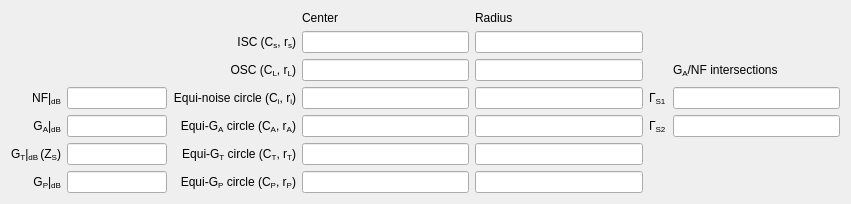
       <widget class="QWidget" name="layoutWidget">
        <property name="geometry">
         <rect>
          <x>340</x>
          <y>370</y>
          <width>851</width>
          <height>204</height>
         </rect>
        </property>
        <layout class="QGridLayout" name="gridLayout_6">
         <item row="3" column="2">
          <widget class="QLabel" name="label_208">
           <property name="text">
            <string>Equi-noise circle (C&lt;sub&gt;i&lt;/sub&gt;, r&lt;sub&gt;i&lt;/sub&gt;)</string>
           </property>
           <property name="alignment">
            <set>Qt::AlignRight|Qt::AlignTrailing|Qt::AlignVCenter</set>
           </property>
          </widget>
         </item>
         <item row="3" column="1">
          <widget class="QLineEdit" name="NFdb_box_2">
           <property name="sizePolicy">
            <sizepolicy hsizetype="Fixed" vsizetype="Fixed">
             <horstretch>0</horstretch>
             <verstretch>0</verstretch>
            </sizepolicy>
           </property>
           <property name="maximumSize">
            <size>
             <width>100</width>
             <height>16777215</height>
            </size>
           </property>
           <property name="inputMask">
            <string notr="true"/>
           </property>
           <property name="text">
            <string notr="true"/>
           </property>
           <property name="placeholderText">
            <string notr="true"/>
           </property>
          </widget>
         </item>
         <item row="3" column="0">
          <widget class="QLabel" name="label_179">
           <property name="text">
            <string>NF|&lt;sub&gt;dB&lt;/sub&gt;</string>
           </property>
           <property name="alignment">
            <set>Qt::AlignRight|Qt::AlignTrailing|Qt::AlignVCenter</set>
           </property>
          </widget>
         </item>
         <item row="2" column="6">
          <widget class="QLabel" name="label_22">
           <property name="text">
            <string>&lt;html&gt;&lt;head/&gt;&lt;body&gt;&lt;p&gt;G&lt;span style=&quot; vertical-align:sub;&quot;&gt;A&lt;/span&gt;/NF intersections&lt;/p&gt;&lt;/body&gt;&lt;/html&gt;</string>
           </property>
          </widget>
         </item>
         <item row="5" column="1">
          <widget class="QLineEdit" name="GTdb_box_2">
           <property name="sizePolicy">
            <sizepolicy hsizetype="Minimum" vsizetype="Fixed">
             <horstretch>0</horstretch>
             <verstretch>0</verstretch>
            </sizepolicy>
           </property>
           <property name="maximumSize">
            <size>
             <width>100</width>
             <height>16777215</height>
            </size>
           </property>
          </widget>
         </item>
         <item row="6" column="1">
          <widget class="QLineEdit" name="GPdb_box_2">
           <property name="sizePolicy">
            <sizepolicy hsizetype="Fixed" vsizetype="Fixed">
             <horstretch>0</horstretch>
             <verstretch>0</verstretch>
            </sizepolicy>
           </property>
           <property name="maximumSize">
            <size>
             <width>100</width>
             <height>16777215</height>
            </size>
           </property>
          </widget>
         </item>
         <item row="4" column="0">
          <widget class="QLabel" name="label_184">
           <property name="text">
            <string>&lt;html&gt;&lt;head/&gt;&lt;body&gt;&lt;p&gt;G&lt;span style=&quot; vertical-align:sub;&quot;&gt;A&lt;/span&gt;|&lt;span style=&quot; vertical-align:sub;&quot;&gt;dB&lt;/span&gt;&lt;/p&gt;&lt;/body&gt;&lt;/html&gt;</string>
           </property>
           <property name="alignment">
            <set>Qt::AlignRight|Qt::AlignTrailing|Qt::AlignVCenter</set>
           </property>
          </widget>
         </item>
         <item row="1" column="2">
          <widget class="QLabel" name="label_221">
           <property name="text">
            <string>ISC (C&lt;sub&gt;s&lt;/sub&gt;, r&lt;sub&gt;s&lt;/sub&gt;)</string>
           </property>
           <property name="alignment">
            <set>Qt::AlignRight|Qt::AlignTrailing|Qt::AlignVCenter</set>
           </property>
          </widget>
         </item>
         <item row="5" column="0">
          <widget class="QLabel" name="label_180">
           <property name="text">
            <string>&lt;html&gt;&lt;head/&gt;&lt;body&gt;&lt;p&gt;G&lt;span style=&quot; vertical-align:sub;&quot;&gt;T&lt;/span&gt;|&lt;span style=&quot; vertical-align:sub;&quot;&gt;dB &lt;/span&gt;(Z&lt;span style=&quot; vertical-align:sub;&quot;&gt;S&lt;/span&gt;)&lt;/p&gt;&lt;/body&gt;&lt;/html&gt;</string>
           </property>
           <property name="alignment">
            <set>Qt::AlignRight|Qt::AlignTrailing|Qt::AlignVCenter</set>
           </property>
          </widget>
         </item>
         <item row="6" column="0">
          <widget class="QLabel" name="label_183">
           <property name="text">
            <string>&lt;html&gt;&lt;head/&gt;&lt;body&gt;&lt;p&gt;G&lt;span style=&quot; vertical-align:sub;&quot;&gt;P&lt;/span&gt;|&lt;span style=&quot; vertical-align:sub;&quot;&gt;dB&lt;/span&gt;&lt;/p&gt;&lt;/body&gt;&lt;/html&gt;</string>
           </property>
           <property name="alignment">
            <set>Qt::AlignRight|Qt::AlignTrailing|Qt::AlignVCenter</set>
           </property>
          </widget>
         </item>
         <item row="4" column="5">
          <widget class="QLabel" name="label_13">
           <property name="text">
            <string>Γ&lt;sub&gt;S2&lt;/sub&gt;</string>
           </property>
          </widget>
         </item>
         <item row="3" column="5">
          <widget class="QLabel" name="label_12">
           <property name="text">
            <string>Γ&lt;sub&gt;S1&lt;/sub&gt;</string>
           </property>
          </widget>
         </item>
         <item row="4" column="1">
          <widget class="QLineEdit" name="GAdb_box_2">
           <property name="sizePolicy">
            <sizepolicy hsizetype="Fixed" vsizetype="Fixed">
             <horstretch>0</horstretch>
             <verstretch>0</verstretch>
            </sizepolicy>
           </property>
           <property name="maximumSize">
            <size>
             <width>100</width>
             <height>16777215</height>
            </size>
           </property>
           <property name="placeholderText">
            <string/>
           </property>
          </widget>
         </item>
         <item row="2" column="2">
          <widget class="QLabel" name="label_219">
           <property name="text">
            <string>OSC (C&lt;sub&gt;L&lt;/sub&gt;, r&lt;sub&gt;L&lt;/sub&gt;)</string>
           </property>
           <property name="alignment">
            <set>Qt::AlignRight|Qt::AlignTrailing|Qt::AlignVCenter</set>
           </property>
          </widget>
         </item>
         <item row="6" column="2">
          <widget class="QLabel" name="label_211">
           <property name="text">
            <string>Equi-G&lt;sub&gt;P&lt;/sub&gt; circle (C&lt;sub&gt;P&lt;/sub&gt;, r&lt;sub&gt;P&lt;/sub&gt;)</string>
           </property>
           <property name="alignment">
            <set>Qt::AlignRight|Qt::AlignTrailing|Qt::AlignVCenter</set>
           </property>
          </widget>
         </item>
         <item row="0" column="3">
          <widget class="QLabel" name="label_205">
           <property name="maximumSize">
            <size>
             <width>16777215</width>
             <height>21</height>
            </size>
           </property>
           <property name="text">
            <string>Center</string>
           </property>
           <property name="alignment">
            <set>Qt::AlignLeading|Qt::AlignLeft|Qt::AlignVCenter</set>
           </property>
          </widget>
         </item>
         <item row="4" column="2">
          <widget class="QLabel" name="label_217">
           <property name="text">
            <string>Equi-G&lt;sub&gt;A&lt;/sub&gt; circle (C&lt;sub&gt;A&lt;/sub&gt;, r&lt;sub&gt;A&lt;/sub&gt;)</string>
           </property>
           <property name="alignment">
            <set>Qt::AlignRight|Qt::AlignTrailing|Qt::AlignVCenter</set>
           </property>
          </widget>
         </item>
         <item row="0" column="4">
          <widget class="QLabel" name="label_214">
           <property name="maximumSize">
            <size>
             <width>16777215</width>
             <height>21</height>
            </size>
           </property>
           <property name="text">
            <string>Radius</string>
           </property>
           <property name="alignment">
            <set>Qt::AlignLeading|Qt::AlignLeft|Qt::AlignVCenter</set>
           </property>
          </widget>
         </item>
         <item row="5" column="2">
          <widget class="QLabel" name="label_213">
           <property name="text">
            <string>Equi-G&lt;sub&gt;T&lt;/sub&gt; circle (C&lt;sub&gt;T&lt;/sub&gt;, r&lt;sub&gt;T&lt;/sub&gt;)</string>
           </property>
           <property name="alignment">
            <set>Qt::AlignRight|Qt::AlignTrailing|Qt::AlignVCenter</set>
           </property>
          </widget>
         </item>
         <item row="1" column="3">
          <widget class="QLineEdit" name="C_box_13">
           <property name="readOnly">
            <bool>true</bool>
           </property>
          </widget>
         </item>
         <item row="2" column="3">
          <widget class="QLineEdit" name="C_box_16">
           <property name="readOnly">
            <bool>true</bool>
           </property>
          </widget>
         </item>
         <item row="3" column="3">
          <widget class="QLineEdit" name="C_box_37">
           <property name="readOnly">
            <bool>true</bool>
           </property>
          </widget>
         </item>
         <item row="4" column="3">
          <widget class="QLineEdit" name="C_box_43">
           <property name="readOnly">
            <bool>true</bool>
           </property>
          </widget>
         </item>
         <item row="5" column="3">
          <widget class="QLineEdit" name="C_box_41">
           <property name="readOnly">
            <bool>true</bool>
           </property>
          </widget>
         </item>
         <item row="6" column="3">
          <widget class="QLineEdit" name="C_box_39">
           <property name="readOnly">
            <bool>true</bool>
           </property>
          </widget>
         </item>
         <item row="1" column="4">
          <widget class="QLineEdit" name="C_box_19">
           <property name="readOnly">
            <bool>true</bool>
           </property>
          </widget>
         </item>
         <item row="2" column="4">
          <widget class="QLineEdit" name="C_box_32">
           <property name="readOnly">
            <bool>true</bool>
           </property>
          </widget>
         </item>
         <item row="3" column="4">
          <widget class="QLineEdit" name="C_box_36">
           <property name="readOnly">
            <bool>true</bool>
           </property>
          </widget>
         </item>
         <item row="4" column="4">
          <widget class="QLineEdit" name="C_box_42">
           <property name="readOnly">
            <bool>true</bool>
           </property>
          </widget>
         </item>
         <item row="5" column="4">
          <widget class="QLineEdit" name="C_box_40">
           <property name="readOnly">
            <bool>true</bool>
           </property>
          </widget>
         </item>
         <item row="6" column="4">
          <widget class="QLineEdit" name="C_box_38">
           <property name="readOnly">
            <bool>true</bool>
           </property>
          </widget>
         </item>
         <item row="3" column="6">
          <widget class="QLineEdit" name="Gamma_S_int1_box">
           <property name="readOnly">
            <bool>true</bool>
           </property>
          </widget>
         </item>
         <item row="4" column="6">
          <widget class="QLineEdit" name="Gamma_S_int2_box">
           <property name="readOnly">
            <bool>true</bool>
           </property>
          </widget>
         </item>
        </layout>
       </widget>
